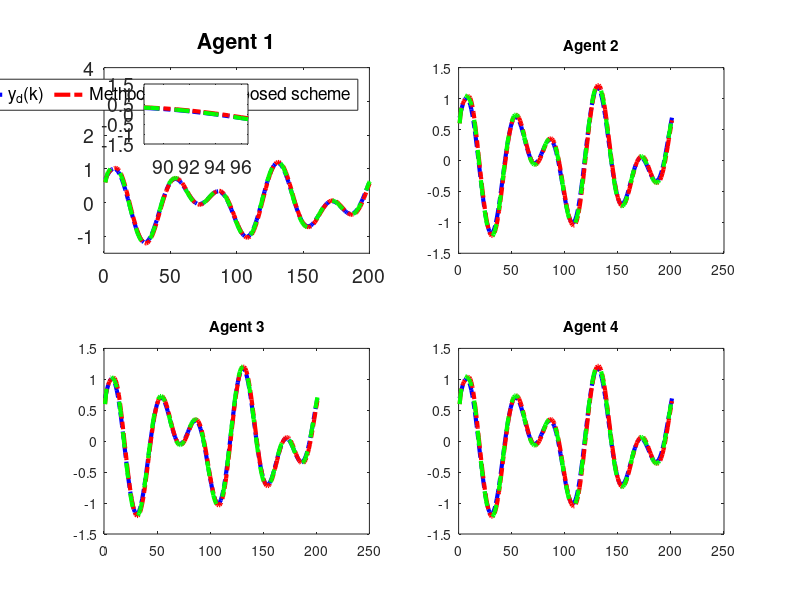

This chart was generated by the following MATLAB code:
clc; clear;

% Common Parameters
rho = 7.5;            % Gain for control response
eta = 1;              % Adaptive update speed
lamda = 350;          % Model-free parameter
mu = 0.005;           % Adaptive parameter
epsilon = 1e-5;       % Stability threshold
alpha = 15;           % Smoothing factor for error dynamics
T = 0.1;              % Sampling time
m = 200;              % Time steps
rT = 1024;            % Sample rate
font_size = 14;

% Method 1 (MFAC + SMC) Parameters
gamma1_m1 = 0.45;     % Control gains
gamma2_m1 = 0.15;
gamma3_m1 = 0.45;
gamma4_m1 = 0.15;
beta_m1 = 10;         % Sliding mode coefficient
sigma_m1 = 95;        % Sliding mode parameter
tau_m1 = 1e-5;        % Damping term
n_m1 = 600;           % Data size for Method 1
a_m1 = 0.5;           % Plant parameter
ff_gain_m1 = 0.45;    % Feedforward gain

% Method 2 (MFAC only) Parameters
gamma1_m2 = 0;        % Disable SMC
gamma2_m2 = 0;
gamma3_m2 = 0;
gamma4_m2 = 0;
n_m2 = 1024;          % Data size for Method 2
a_m2 = 0.8;           % Plant parameter
ff_gain_m2 = 0.25;     % Feedforward gain

% Nonlinearity coefficients (same for both methods)
nonlinearity1 = 0.03;
nonlinearity2 = 0.01;
nonlinearity3 = 0.02;
nonlinearity4 = 0.01;

% Initialization for both methods
phi1_m1 = zeros(m+1,1); phi2_m1 = zeros(m+1,1); phi3_m1 = zeros(m+1,1); phi4_m1 = zeros(m+1,1);
mfa1_m1 = zeros(m+1,1); mfa2_m1 = zeros(m+1,1); mfa3_m1 = zeros(m+1,1); mfa4_m1 = zeros(m+1,1);
sm1_m1 = zeros(m,1); sm2_m1 = zeros(m,1); sm3_m1 = zeros(m,1); sm4_m1 = zeros(m,1);
y1_m1 = zeros(m+1,1); y2_m1 = zeros(m+1,1); y3_m1 = zeros(m+1,1); y4_m1 = zeros(m+1,1);
u1_m1 = zeros(m,1); u2_m1 = zeros(m,1); u3_m1 = zeros(m,1); u4_m1 = zeros(m,1);
xi1_m1 = zeros(m,1); xi2_m1 = zeros(m,1); xi3_m1 = zeros(m,1); xi4_m1 = zeros(m,1);
s1_m1 = zeros(m,1); s2_m1 = zeros(m,1); s3_m1 = zeros(m,1); s4_m1 = zeros(m,1);

phi1_m2 = zeros(m+1,1); phi2_m2 = zeros(m+1,1); phi3_m2 = zeros(m+1,1); phi4_m2 = zeros(m+1,1);
mfa1_m2 = zeros(m+1,1); mfa2_m2 = zeros(m+1,1); mfa3_m2 = zeros(m+1,1); mfa4_m2 = zeros(m+1,1);
y1_m2 = zeros(m+1,1); y2_m2 = zeros(m+1,1); y3_m2 = zeros(m+1,1); y4_m2 = zeros(m+1,1);
u1_m2 = zeros(m,1); u2_m2 = zeros(m,1); u3_m2 = zeros(m,1); u4_m2 = zeros(m,1);
xi1_m2 = zeros(m,1); xi2_m2 = zeros(m,1); xi3_m2 = zeros(m,1); xi4_m2 = zeros(m,1);

yd = zeros(m+1,1);

% Desired signal (Reference trajectory)
for k = 1:m+1
    yd(k) = 0.6 * sin(0.05 * pi * k) + 0.6 * cos(0.03 * pi * k);
    % yd(k) = 0.6; % Time-invariant constant reference signalx
end

% Method 1 (MFAC + SMC) Simulation
for k = 1:m
    % Adaptive Gain update
    if k == 1
        phi1_m1(k) = 4.0; phi2_m1(k) = 4.0; phi3_m1(k) = 4.0; phi4_m1(k) = 4.0;
    elseif k == 2
        phi1_m1(k) = phi1_m1(k-1) + (eta * u1_m1(k-1) / (mu + u1_m1(k-1)^2)) * (y1_m1(k) - phi1_m1(k-1)*u1_m1(k-1));
        phi2_m1(k) = phi2_m1(k-1) + (eta * u2_m1(k-1) / (mu + u2_m1(k-1)^2)) * (y2_m1(k) - phi2_m1(k-1)*u2_m1(k-1));
        phi3_m1(k) = phi3_m1(k-1) + (eta * u3_m1(k-1) / (mu + u3_m1(k-1)^2)) * (y3_m1(k) - phi3_m1(k-1)*u3_m1(k-1));
        phi4_m1(k) = phi4_m1(k-1) + (eta * u4_m1(k-1) / (mu + u4_m1(k-1)^2)) * (y4_m1(k) - phi4_m1(k-1)*u4_m1(k-1));
    else
        phi1_m1(k) = phi1_m1(k-1) + (eta * (u1_m1(k-1) - u1_m1(k-2)) / (mu + (u1_m1(k-1) - u1_m1(k-2))^2)) * (y1_m1(k) - y1_m1(k-1) - phi1_m1(k-1) * (u1_m1(k-1) - u1_m1(k-2)));
        phi2_m1(k) = phi2_m1(k-1) + (eta * (u2_m1(k-1) - u2_m1(k-2)) / (mu + (u2_m1(k-1) - u2_m1(k-2))^2)) * (y2_m1(k) - y2_m1(k-1) - phi2_m1(k-1) * (u2_m1(k-1) - u2_m1(k-2)));
        phi3_m1(k) = phi3_m1(k-1) + (eta * (u3_m1(k-1) - u3_m1(k-2)) / (mu + (u3_m1(k-1) - u3_m1(k-2))^2)) * (y3_m1(k) - y3_m1(k-1) - phi3_m1(k-1) * (u3_m1(k-1) - u3_m1(k-2)));
        phi4_m1(k) = phi4_m1(k-1) + (eta * (u4_m1(k-1) - u4_m1(k-2)) / (mu + (u4_m1(k-1) - u4_m1(k-2))^2)) * (y4_m1(k) - y4_m1(k-1) - phi4_m1(k-1) * (u4_m1(k-1) - u4_m1(k-2)));
    end

    % Stability protection
    if k > 2 && (abs(phi1_m1(k)) <= epsilon || abs(u1_m1(k-1) - u1_m1(k-2)) <= epsilon || sign(phi1_m1(k)) ~= sign(phi1_m1(1)))
        phi1_m1(k) = phi1_m1(1);
    end
    if k > 2 && (abs(phi2_m1(k)) <= epsilon || abs(u2_m1(k-1) - u2_m1(k-2)) <= epsilon || sign(phi2_m1(k)) ~= sign(phi2_m1(1)))
        phi2_m1(k) = phi2_m1(1);
    end
    if k > 2 && (abs(phi3_m1(k)) <= epsilon || abs(u3_m1(k-1) - u3_m1(k-2)) <= epsilon || sign(phi3_m1(k)) ~= sign(phi3_m1(1)))
        phi3_m1(k) = phi3_m1(1);
    end
    if k > 2 && (abs(phi4_m1(k)) <= epsilon || abs(u4_m1(k-1) - u4_m1(k-2)) <= epsilon || sign(phi4_m1(k)) ~= sign(phi4_m1(1)))
        phi4_m1(k) = phi4_m1(1);
    end

    % Error dynamics
    xi1_m1(k) = yd(k) - 2*y1_m1(k) + y4_m1(k);
    xi2_m1(k) = y1_m1(k) - 2*y2_m1(k) + y3_m1(k);
    xi3_m1(k) = y2_m1(k) + yd(k) - 2*y3_m1(k);
    xi4_m1(k) = y1_m1(k) + y3_m1(k) - 2*y4_m1(k);

    % Sliding surfaces
    if k == 1
        s1_m1(k) = 0; s2_m1(k) = 0; s3_m1(k) = 0; s4_m1(k) = 0;
    else
        s1_m1(k) = alpha * xi1_m1(k) - xi1_m1(k-1);
        s2_m1(k) = alpha * xi2_m1(k) - xi2_m1(k-1);
        s3_m1(k) = alpha * xi3_m1(k) - xi3_m1(k-1);
        s4_m1(k) = alpha * xi4_m1(k) - xi4_m1(k-1);
    end

    % MFAC updates
    if k == 1
        mfa1_m1(k) = 0; mfa2_m1(k) = 0; mfa3_m1(k) = 0; mfa4_m1(k) = 0;
    else
        mfa1_m1(k) = mfa1_m1(k-1) + (rho * phi1_m1(k)) / (lamda + abs(phi1_m1(k)^2)) * xi1_m1(k);
        mfa2_m1(k) = mfa2_m1(k-1) + (rho * phi2_m1(k)) / (lamda + abs(phi2_m1(k)^2)) * xi2_m1(k);
        mfa3_m1(k) = mfa3_m1(k-1) + (rho * phi3_m1(k)) / (lamda + abs(phi3_m1(k)^2)) * xi3_m1(k);
        mfa4_m1(k) = mfa4_m1(k-1) + (rho * phi4_m1(k)) / (lamda + abs(phi4_m1(k)^2)) * xi4_m1(k);
    end

    % SMC updates
    if k == 1
        sm1_m1(k) = 0; sm2_m1(k) = 0; sm3_m1(k) = 0; sm4_m1(k) = 0;
    else
        sm1_m1(k) = sm1_m1(k-1) + (beta_m1 * phi1_m1(k)) / (sigma_m1 + (phi1_m1(k))^2) * ...
            ( (xi1_m1(k) + (y4_m1(k) - y4_m1(k-1)) + (yd(k+1) - yd(k))) / (1 + 1) ...
            - (xi1_m1(k)) / (alpha * 2) + tau_m1 * sign(s1_m1(k)) );
        sm2_m1(k) = sm2_m1(k-1) + (beta_m1 * phi2_m1(k)) / (sigma_m1 + (phi2_m1(k))^2) * ...
            ( (xi2_m1(k) + (y1_m1(k) - y1_m1(k-1)) + (y3_m1(k) - y3_m1(k-1))) / (1 + 1) ...
            - (xi2_m1(k)) / (alpha * 2) + tau_m1 * sign(s2_m1(k)) );
        sm3_m1(k) = sm3_m1(k-1) + (beta_m1 * phi3_m1(k)) / (sigma_m1 + (phi3_m1(k))^2) * ...
            ( (xi3_m1(k) + (y2_m1(k) - y2_m1(k-1)) + (yd(k+1) - yd(k))) / (1 + 1) ...
            - (xi3_m1(k)) / (alpha * 2) + tau_m1 * sign(s3_m1(k)) );
        sm4_m1(k) = sm4_m1(k-1) + (beta_m1 * phi4_m1(k)) / (sigma_m1 + (phi4_m1(k))^2) * ...
            ( (xi4_m1(k) + (y1_m1(k) - y1_m1(k-1)) + (y3_m1(k) - y3_m1(k-1))) / (1 + 1) ...
            - (xi4_m1(k)) / (alpha * 2) + tau_m1 * sign(s4_m1(k)) );
    end

    % Control signal
    if k == 1
        u1_m1(k) = 0.01; u2_m1(k) = 0.01; u3_m1(k) = 0.01; u4_m1(k) = 0.01;
    else
        u1_m1(k) = mfa1_m1(k) + gamma1_m1 * sm1_m1(k);
        u2_m1(k) = mfa2_m1(k) + gamma2_m1 * sm2_m1(k);
        u3_m1(k) = mfa3_m1(k) + gamma3_m1 * sm3_m1(k);
        u4_m1(k) = mfa4_m1(k) + gamma4_m1 * sm4_m1(k);
    end
    if k == 1
        y1_m1(k) = 0.6; y2_m1(k) = 0.6; y3_m1(k) = 0.6; y4_m1(k) = 0.6;
    end

    % Plant model update
    b1_m1 = 1.2 * n_m1 / (rT * 0.2);
    b2_m1 = 1.2 * n_m1 / (rT * 0.2);
    b3_m1 = 1.2 * n_m1 / (rT * 0.2);
    b4_m1 = 1.2 * n_m1 / (rT * 0.2);
    y1_m1(k+1) = a_m1 * y1_m1(k) + b1_m1 * u1_m1(k) - nonlinearity1 * y1_m1(k)^3 + ff_gain_m1;
    y2_m1(k+1) = a_m1 * y2_m1(k) + b2_m1 * u2_m1(k) - nonlinearity2 * y2_m1(k)^2 + ff_gain_m1;
    y3_m1(k+1) = a_m1 * y3_m1(k) + b3_m1 * u3_m1(k) - nonlinearity3 * y3_m1(k)^3 + ff_gain_m1;
    y4_m1(k+1) = a_m1 * y4_m1(k) + b4_m1 * u4_m1(k) - nonlinearity4 * y4_m1(k)^2 + ff_gain_m1;
end

% Method 2 (MFAC only) Simulation
for k = 1:m
    % Adaptive Gain update
    if k == 1
        phi1_m2(k) = 4.0; phi2_m2(k) = 4.0; phi3_m2(k) = 4.0; phi4_m2(k) = 4.0;
    elseif k == 2
        phi1_m2(k) = phi1_m2(k-1) + (eta * u1_m2(k-1) / (mu + u1_m2(k-1)^2)) * (y1_m2(k) - phi1_m2(k-1)*u1_m2(k-1));
        phi2_m2(k) = phi2_m2(k-1) + (eta * u2_m2(k-1) / (mu + u2_m2(k-1)^2)) * (y2_m2(k) - phi2_m2(k-1)*u2_m2(k-1));
        phi3_m2(k) = phi3_m2(k-1) + (eta * u3_m2(k-1) / (mu + u3_m2(k-1)^2)) * (y3_m2(k) - phi3_m2(k-1)*u3_m2(k-1));
        phi4_m2(k) = phi4_m2(k-1) + (eta * u4_m2(k-1) / (mu + u4_m2(k-1)^2)) * (y4_m2(k) - phi4_m2(k-1)*u4_m2(k-1));
    else
        phi1_m2(k) = phi1_m2(k-1) + (eta * (u1_m2(k-1) - u1_m2(k-2)) / (mu + (u1_m2(k-1) - u1_m2(k-2))^2)) * (y1_m2(k) - y1_m2(k-1) - phi1_m2(k-1) * (u1_m2(k-1) - u1_m2(k-2)));
        phi2_m2(k) = phi2_m2(k-1) + (eta * (u2_m2(k-1) - u2_m2(k-2)) / (mu + (u2_m2(k-1) - u2_m2(k-2))^2)) * (y2_m2(k) - y2_m2(k-1) - phi2_m2(k-1) * (u2_m2(k-1) - u2_m2(k-2)));
        phi3_m2(k) = phi3_m2(k-1) + (eta * (u3_m2(k-1) - u3_m2(k-2)) / (mu + (u3_m2(k-1) - u3_m2(k-2))^2)) * (y3_m2(k) - y3_m2(k-1) - phi3_m2(k-1) * (u3_m2(k-1) - u3_m2(k-2)));
        phi4_m2(k) = phi4_m2(k-1) + (eta * (u4_m2(k-1) - u4_m2(k-2)) / (mu + (u4_m2(k-1) - u4_m2(k-2))^2)) * (y4_m2(k) - y4_m2(k-1) - phi4_m2(k-1) * (u4_m2(k-1) - u4_m2(k-2)));
    end

    % Stability protection
    if k > 2 && (abs(phi1_m2(k)) <= epsilon || abs(u1_m2(k-1) - u1_m2(k-2)) <= epsilon || sign(phi1_m2(k)) ~= sign(phi1_m2(1)))
        phi1_m2(k) = phi1_m2(1);
    end
    if k > 2 && (abs(phi2_m2(k)) <= epsilon || abs(u2_m2(k-1) - u2_m2(k-2)) <= epsilon || sign(phi2_m2(k)) ~= sign(phi2_m2(1)))
        phi2_m2(k) = phi2_m2(1);
    end
    if k > 2 && (abs(phi3_m2(k)) <= epsilon || abs(u3_m2(k-1) - u3_m2(k-2)) <= epsilon || sign(phi3_m2(k)) ~= sign(phi3_m2(1)))
        phi3_m2(k) = phi3_m2(1);
    end
    if k > 2 && (abs(phi4_m2(k)) <= epsilon || abs(u4_m2(k-1) - u4_m2(k-2)) <= epsilon || sign(phi4_m2(k)) ~= sign(phi4_m2(1)))
        phi4_m2(k) = phi4_m2(1);
    end

    % Error dynamics
    xi1_m2(k) = yd(k) - 2*y1_m2(k) + y4_m2(k);
    xi2_m2(k) = y1_m2(k) - 2*y2_m2(k) + y3_m2(k);
    xi3_m2(k) = y2_m2(k) + yd(k) - 2*y3_m2(k);
    xi4_m2(k) = y1_m2(k) + y3_m2(k) - 2*y4_m2(k);

    % MFAC updates
    if k == 1
        mfa1_m2(k) = 0; mfa2_m2(k) = 0; mfa3_m2(k) = 0; mfa4_m2(k) = 0;
    else
        mfa1_m2(k) = mfa1_m2(k-1) + (rho * phi1_m2(k)) / (lamda + abs(phi1_m2(k)^2)) * xi1_m2(k);
        mfa2_m2(k) = mfa2_m2(k-1) + (rho * phi2_m2(k)) / (lamda + abs(phi2_m2(k)^2)) * xi2_m2(k);
        mfa3_m2(k) = mfa3_m2(k-1) + (rho * phi3_m2(k)) / (lamda + abs(phi3_m2(k)^2)) * xi3_m2(k);
        mfa4_m2(k) = mfa4_m2(k-1) + (rho * phi4_m2(k)) / (lamda + abs(phi4_m2(k)^2)) * xi4_m2(k);
    end

    % Control signal
    if k == 1
        u1_m2(k) = 0.01; u2_m2(k) = 0.01; u3_m2(k) = 0.01; u4_m2(k) = 0.01;
    else
        u1_m2(k) = mfa1_m2(k);
        u2_m2(k) = mfa2_m2(k);
        u3_m2(k) = mfa3_m2(k);
        u4_m2(k) = mfa4_m2(k);
    end
    if k == 1
        y1_m2(k) = 0.6; y2_m2(k) = 0.6; y3_m2(k) = 0.6; y4_m2(k) = 0.6;
    end

    % Plant model update
    b1_m2 = 1.2 * n_m2 / (rT * 0.2);
    b2_m2 = 1.2 * n_m2 / (rT * 0.2);
    b3_m2 = 1.2 * n_m2 / (rT * 0.2);
    b4_m2 = 1.2 * n_m2 / (rT * 0.2);
    y1_m2(k+1) = a_m2 * y1_m2(k) + b1_m2 * u1_m2(k) - nonlinearity1 * y1_m2(k)^3 + ff_gain_m2;
    y2_m2(k+1) = a_m2 * y2_m2(k) + b2_m2 * u2_m2(k) - nonlinearity2 * y2_m2(k)^2 + ff_gain_m2;
    y3_m2(k+1) = a_m2 * y3_m2(k) + b3_m2 * u3_m2(k) - nonlinearity3 * y3_m2(k)^3 + ff_gain_m2;
    y4_m2(k+1) = a_m2 * y4_m2(k) + b4_m2 * u4_m2(k) - nonlinearity4 * y4_m2(k)^2 + ff_gain_m2;
end

% Calculate MSE for both methods
mse_xi1_m1 = mean(xi1_m1.^2); mse_xi2_m1 = mean(xi2_m1.^2);
mse_xi3_m1 = mean(xi3_m1.^2); mse_xi4_m1 = mean(xi4_m1.^2);
mse_xi1_m2 = mean(xi1_m2.^2); mse_xi2_m2 = mean(xi2_m2.^2);
mse_xi3_m2 = mean(xi3_m2.^2); mse_xi4_m2 = mean(xi4_m2.^2);

% Print MSE values
fprintf('Method 1 (MFAC + SMC) MSE:\n');
fprintf('xi1: %.10e\n', mse_xi1_m1);
fprintf('xi2: %.10e\n', mse_xi2_m1);
fprintf('xi3: %.10e\n', mse_xi3_m1);
fprintf('xi4: %.10e\n\n', mse_xi4_m1);
fprintf('Method 2 (MFAC only) MSE:\n');
fprintf('xi1: %.10e\n', mse_xi1_m2);
fprintf('xi2: %.10e\n', mse_xi2_m2);
fprintf('xi3: %.10e\n', mse_xi3_m2);
fprintf('xi4: %.10e\n\n', mse_xi4_m2);

% Time vector
t = 1:m+1; t_err = 1:m;

% Plot outputs (y1, y2, y3, y4) for both methods
figure('Position', [100, 100, 1450, 800]);
for i = 1:4
    subplot(2, 2, i);
    plot(t, yd, '-.b', 'LineWidth', 3); hold on;
    if i == 1
        plot(t, y1_m2, '-.r', 'LineWidth', 3);
        plot(t, y1_m1, '--g', 'LineWidth', 3);
        
        title('Agent 1'); grid off;
        legend('y_d(k)',  'Method[1]','Proposed scheme','orientation', 'horizontal');
        set(gca, 'FontSize', font_size);
        xlim([0 m]); % X-axis starts from 0
        ylim([-1.5 4]); % Y-axis limits for Agent 1

        zoom_x_start = 88.5; % Start of zoomed x-range
        zoom_x_end = 96.5; % End of zoomed x-range
        axes('Position', [0.18,0.76,0.13,0.10]);
        box on; hold on;
        plot(t, yd, '-.b', 'LineWidth', 3)
        plot(t, y1_m2, '-.r', 'LineWidth', 3);
        plot(t, y1_m1, '--g', 'LineWidth', 3);
        xlim([zoom_x_start zoom_x_end]);
        % yticks([-0.4,0,0.2]);
        set(gca, 'FontSize', font_size);

        
        
    elseif i == 2
        plot(t, y2_m2, '-.r', 'LineWidth', 3);
        plot(t, y2_m1, '--g', 'LineWidth', 3);

        title('Agent 2');
    elseif i == 3
        plot(t, y3_m2, '-.r', 'LineWidth', 3);
        plot(t, y3_m1, '--g', 'LineWidth', 3);

        title('Agent 3');
    else
        plot(t, y4_m2, '-.r', 'LineWidth', 3);
        plot(t, y4_m1, '--g', 'LineWidth', 3);

        title('Agent 4');
    end
    % grid off;
    % legend('y_d(k)',  'y (MFAC only)','y (MFAC + SMC)', 'Orientation', 'horizontal');
    % set(gca, 'FontSize', font_size);

end

% Plot error dynamics (xi1, xi2, xi3, xi4) for both methods
% figure('Position', [100, 100, 1500, 750]);
% for i = 1:4
%     subplot(2, 2, i);
%     if i == 1
%         plot(t_err, xi1_m1, '-.g', 'LineWidth', 2.5); hold on;
%         plot(t_err, xi1_m2, '-b', 'LineWidth', 2.5);
%         title('Error Dynamics \xi_1(k)');
%     elseif i == 2
%         plot(t_err, xi2_m1, '-.g', 'LineWidth', 2.5); hold on;
%         plot(t_err, xi2_m2, '-b', 'LineWidth', 2.5);
%         title('Error Dynamics \xi_2(k)');
%     elseif i == 3
%         plot(t_err, xi3_m1, '-.g', 'LineWidth', 2.5); hold on;
%         plot(t_err, xi3_m2, '-b', 'LineWidth', 2.5);
%         title('Error Dynamics \xi_3(k)');
%     else
%         plot(t_err, xi4_m1, '-.g', 'LineWidth', 2.5); hold on;
%         plot(t_err, xi4_m2, '-b', 'LineWidth', 2.5);
%         title('Error Dynamics \xi_4(k)');
%     end
%     grid off;
%     legend('\xi (MFAC + SMC)', '\xi (MFAC only)', 'Orientation', 'horizontal');
%     set(gca, 'FontSize', font_size);
%     xlim([0 m]);
%     ylim([-2 5]);
% end
